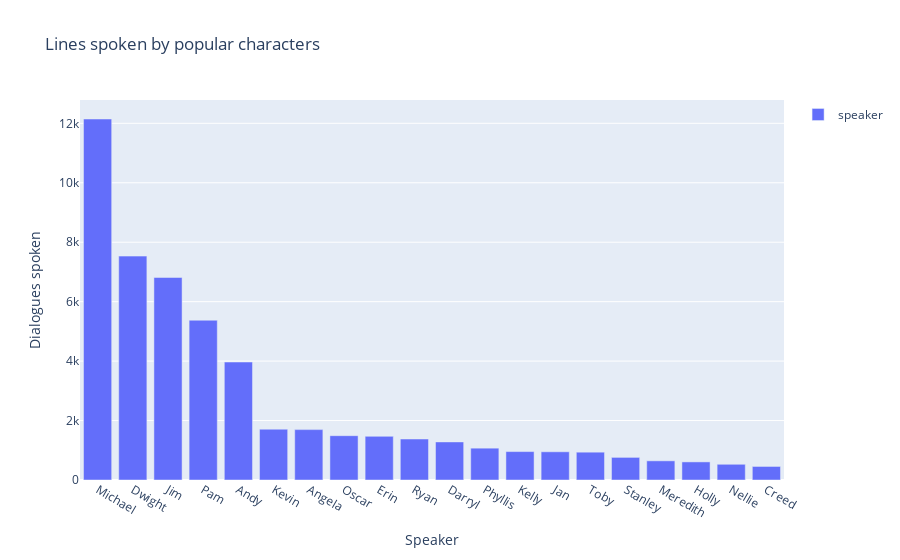

Notebook source saved alongside this figure:
### Code cell
fig = px.bar(lines_spoken, title='Lines spoken by popular characters', 
            labels=dict(index = "Speaker", value = "Dialogues spoken", variable=""))
fig.show()

### Figure 1 — Plotly figure (JSON) as saved in the notebook; plotly's stock layout.template omitted (floating-point values rounded to 4 significant figures)
{"data": [{"alignmentgroup": "True", "hovertemplate": "=speaker<br>Speaker=%{x}<br>Dialogues spoken=%{y}<extra></extra>", "legendgroup": "speaker", "marker": {"color": "#636efa", "pattern": {"shape": ""}}, "name": "speaker", "offsetgroup": "speaker", "orientation": "v", "showlegend": true, "textposition": "auto", "type": "bar", "x": ["Michael", "Dwight", "Jim", "Pam", "Andy", "Kevin", "Angela", "Oscar", "Erin", "Ryan", "Darryl", "Phyllis", "Kelly", "Jan", "Toby", "Stanley", "Meredith", "Holly", "Nellie", "Creed"], "xaxis": "x", "y": [12145, 7532, 6814, 5375, 3969, 1709, 1695, 1491, 1469, 1379, 1281, 1071, 956, 949, 936, 761, 645, 609, 529, 456], "yaxis": "y"}], "layout": {"barmode": "relative", "legend": {"title": {"text": ""}, "tracegroupgap": 0}, "title": {"text": "Lines spoken by popular characters"}, "xaxis": {"anchor": "y", "domain": [0, 1], "title": {"text": "Speaker"}}, "yaxis": {"anchor": "x", "domain": [0, 1], "title": {"text": "Dialogues spoken"}}}}
